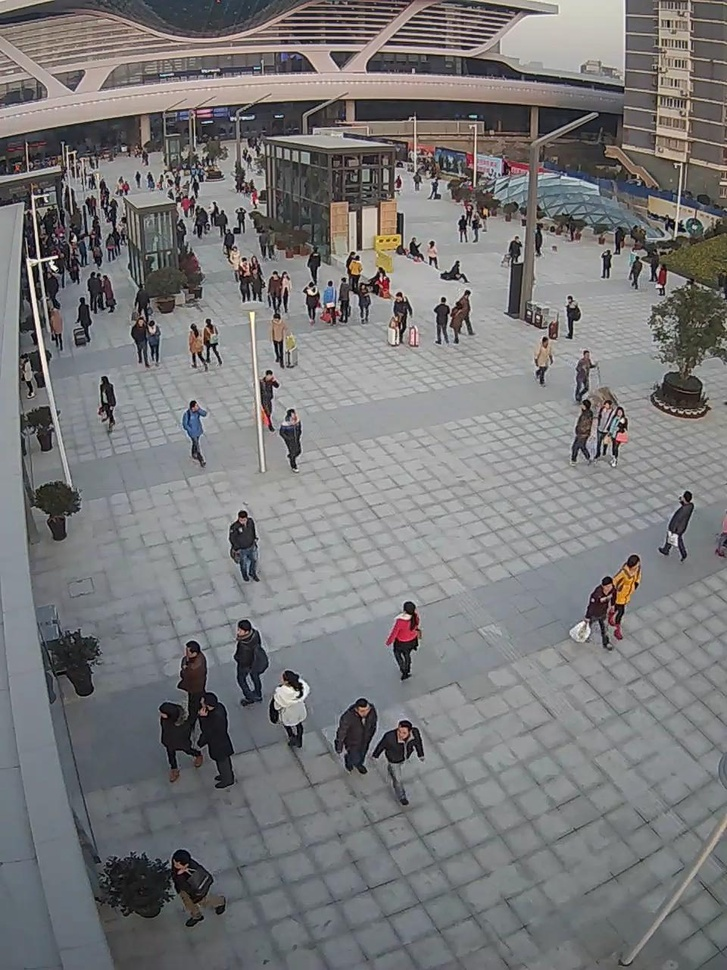
#> input picture in000001.jpg, 727 x 970 px, shrunk from 960 x 1280 before the run
$ python img_operation.py
#> lines starting #> are read from the running program, lines starting #| are printed output that depends on the picture
import cv2 as cv
import numpy as np
"""
Involves basic operations between pixels.Including add(),sub(),div(),mul() and other
"""
def add(m1,m2):
    dst =cv.add(m1,m2)
    cv.imshow("dst",dst)
    cv.waitKey()
def sub(m1,m2):
    dst =cv.subtract(m1,m2)
    cv.imshow("dst",dst)
    cv.waitKey()
def div(m1,m2):
    dst =cv.divide(m1,m2)
    cv.imshow("dst",dst)
    cv.waitKey()
def mul(m1,m2):
    dst =cv.multiply(m1,m2)
    cv.imshow("dst",dst)
    cv.waitKey()
def other(m1,m2):
    dst1 = cv.mean(img1)
    dst11 = cv.meanStdDev(img1)
    dst2 = cv.mean(img2)
    dst22 = cv.meanStdDev(img2)
    print(dst1)
    print(dst11)
    print(dst2)
    print(dst22)
def logic(m1,m2):
    # dst = cv.bitwise_and(m1,m2)
    # dst = cv.bitwise_or(m1,m2)
    dst = cv.bitwise_not(m1,m2)
    cv.imshow("dst",dst)
    cv.waitKey()
img1 = cv.imread("in000001.jpg")
#> img1 is the input picture: shape (970, 727, 3); mean B, G, R 121.4, 120.4, 120.9
img2 = cv.imread("in000002.jpg")
t1 = cv.getTickCount()
# [5 lines of commented-out code are left out]
logic(img1,img2)
#> in logic, `dst = cv.bitwise_not(m1,m2)`:
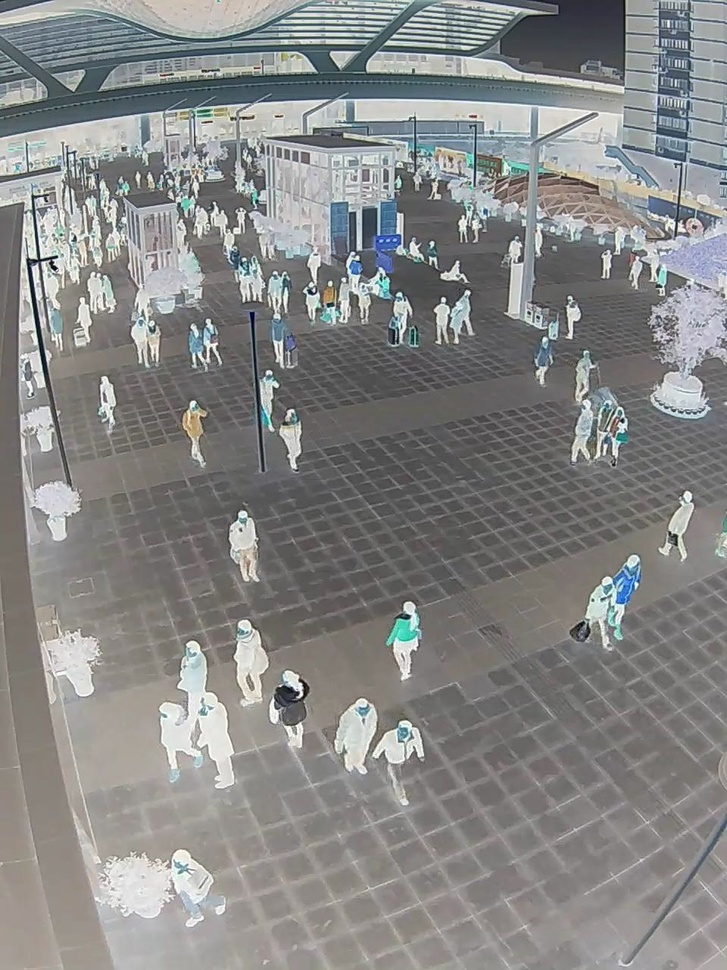
#> dst: shape (970, 727, 3); mean B, G, R 133.6, 134.6, 134.1
t2 = cv.getTickCount()
t = (t2-t1)/cv.getTickFrequency()
print(t)
